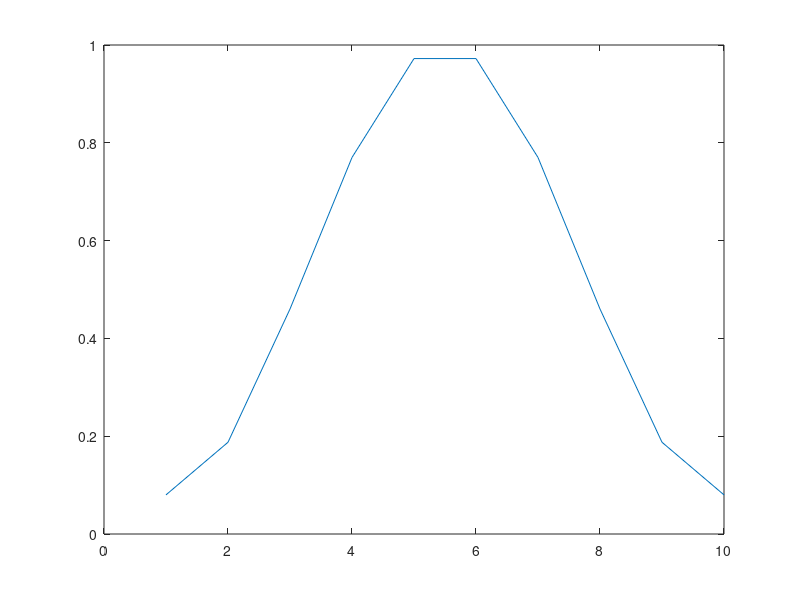
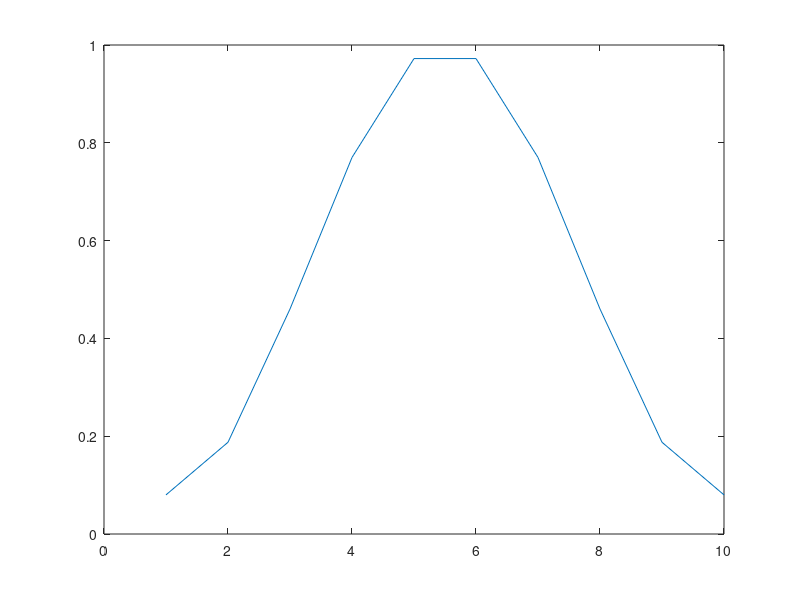
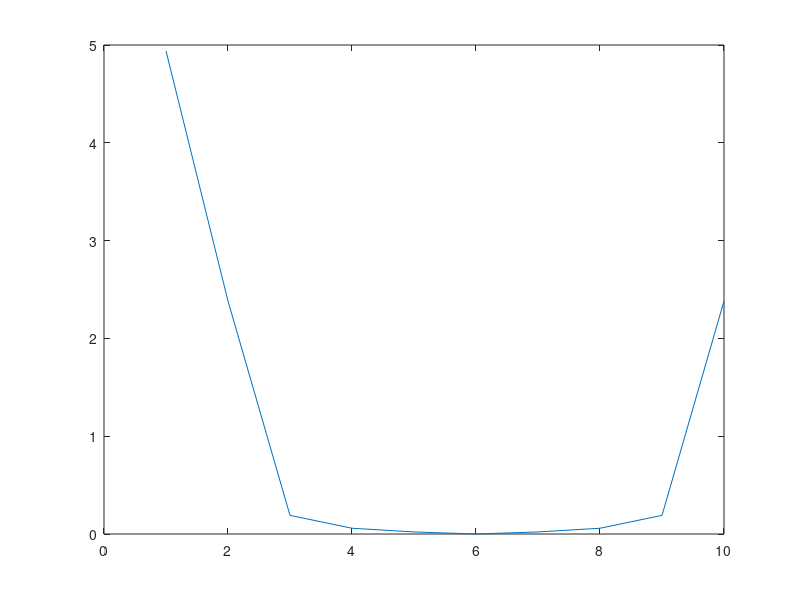

These figures' MATLAB source, in order:
clear; clc; close all

L=10;
w = 0.54 - 0.46*cos(2*pi*(0:9)/(L-1));
w_h = hamming(L);

figure;plot(w);
figure;plot(w_h);

fft_w = fft(w);
figure;plot(abs(fft_w));